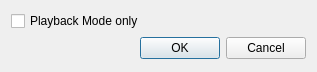
<?xml version="1.0" encoding="UTF-8"?>
<ui version="4.0">
 <class>Dialog</class>
 <widget class="QDialog" name="Dialog">
  <property name="geometry">
   <rect>
    <x>0</x>
    <y>0</y>
    <width>317</width>
    <height>72</height>
   </rect>
  </property>
  <property name="windowTitle">
   <string>PulseAudio Options</string>
  </property>
  <layout class="QVBoxLayout" name="verticalLayout">
   <item>
    <widget class="QCheckBox" name="cb_playback_only">
     <property name="text">
      <string>Playback Mode only</string>
     </property>
    </widget>
   </item>
   <item>
    <widget class="QDialogButtonBox" name="buttonBox">
     <property name="orientation">
      <enum>Qt::Horizontal</enum>
     </property>
     <property name="standardButtons">
      <set>QDialogButtonBox::Cancel|QDialogButtonBox::Ok</set>
     </property>
    </widget>
   </item>
  </layout>
 </widget>
 <resources/>
 <connections>
  <connection>
   <sender>buttonBox</sender>
   <signal>accepted()</signal>
   <receiver>Dialog</receiver>
   <slot>accept()</slot>
   <hints>
    <hint type="sourcelabel">
     <x>248</x>
     <y>254</y>
    </hint>
    <hint type="destinationlabel">
     <x>157</x>
     <y>274</y>
    </hint>
   </hints>
  </connection>
  <connection>
   <sender>buttonBox</sender>
   <signal>rejected()</signal>
   <receiver>Dialog</receiver>
   <slot>reject()</slot>
   <hints>
    <hint type="sourcelabel">
     <x>316</x>
     <y>260</y>
    </hint>
    <hint type="destinationlabel">
     <x>286</x>
     <y>274</y>
    </hint>
   </hints>
  </connection>
 </connections>
</ui>
